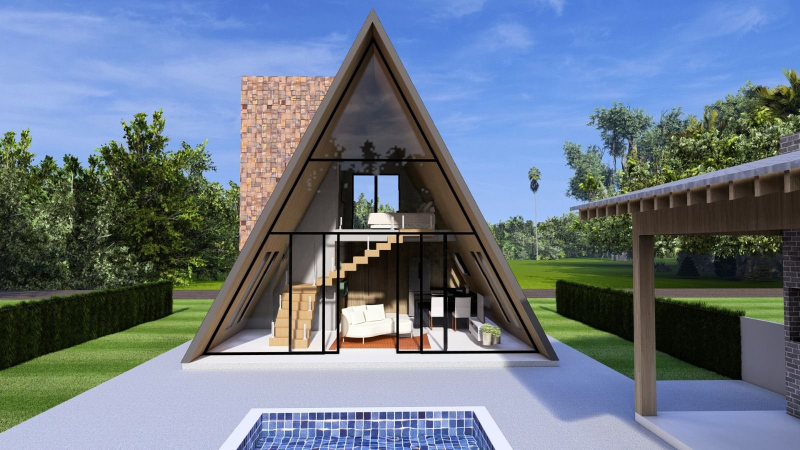
#> input picture site-build/render-analandia/base/analandia-1-frente.jpg, 1600 x 900 px, given in place of 08-fundacao-e-estrutura.jpg, which was not available (shown at 1/2 size)
$ python minas_cmp.py 1.0
#> lines starting #> are read from the running program, lines starting #| are printed output that depends on the picture
# Comparador da Casa Taquaraçu: estrutura x pronta. Nada é deformado: só recorte 16:9, escala uniforme e deslocamento.
import cv2, numpy as np, sys
S='/tmp/claude-0/-home-user-lgm-engenharia/49376ed1-2cbe-5161-a523-12fb37b2af57/scratchpad'
W,H=2000,1125
def crop169(p,cy):
#> called with cy = 0.52
    im=cv2.imread(p); h,w=im.shape[:2]; ch=int(w*9/16); y=int((h-ch)*cy); return cv2.resize(im[y:y+ch],(W,H),interpolation=cv2.INTER_AREA)
#> in crop169, im is the input picture: shape (900, 1600, 3); mean B, G, R 135.3, 119.9, 106.7
#> after `h, w = im.shape[:2]`: h = 900; w = 1600
#> after `ch = int(w * 9 / 16)`: ch = 900
#> after `y = int((h - ch) * cy)`: y = 0
A=crop169(S+'/assets/taquaracu/clean/08-fundacao-e-estrutura.jpg',.52)   # estrutura
B=crop169(S+'/assets/taquaracu/clean/01-capa-aerea.jpg',.62)             # pronta
#> call 2 of crop169, with cy = 0.62
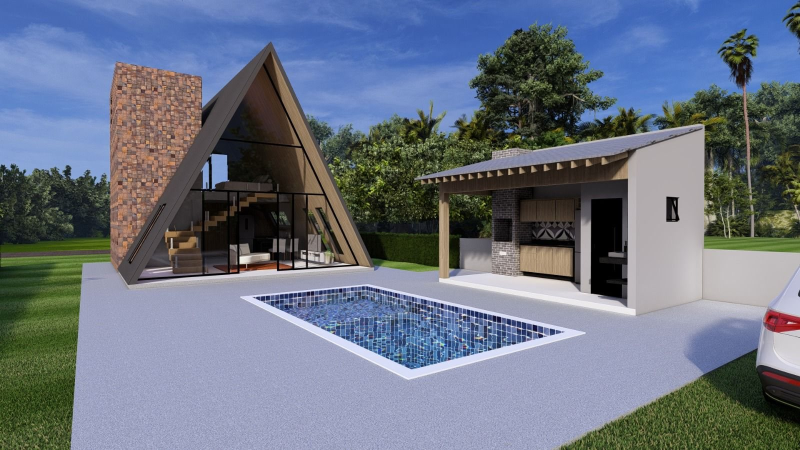
#> input picture site-build/render-analandia/base/analandia-2-piscina-e-churrasqueira.jpg, 1600 x 900 px, given in place of 01-capa-aerea.jpg, which was not available (shown at 1/2 size)
#> in crop169, im is the input picture: shape (900, 1600, 3); mean B, G, R 130.5, 114.8, 106
k=float(sys.argv[1]) if len(sys.argv)>1 else .68
ca=np.array([536/960*W,189/540*H]); cb=np.array([382/960*W,232/540*H])    # centro do telhado principal em cada imagem
a=cv2.resize(A,(int(W*k),int(H*k)),interpolation=cv2.INTER_AREA); off=(cb-ca*k).round().astype(int)
x0,y0=off; l,t=max(x0,0),max(y0,0); r,b=max(W-(x0+a.shape[1]),0),max(H-(y0+a.shape[0]),0)
#> after `r, b = (max(W - (x0 + a.shape[1]), 0), max(H - (y0 + a.shape[0]), 0))`: r = 321; b = 0
ext=cv2.copyMakeBorder(a,t,b,l,r,cv2.BORDER_REPLICATE)
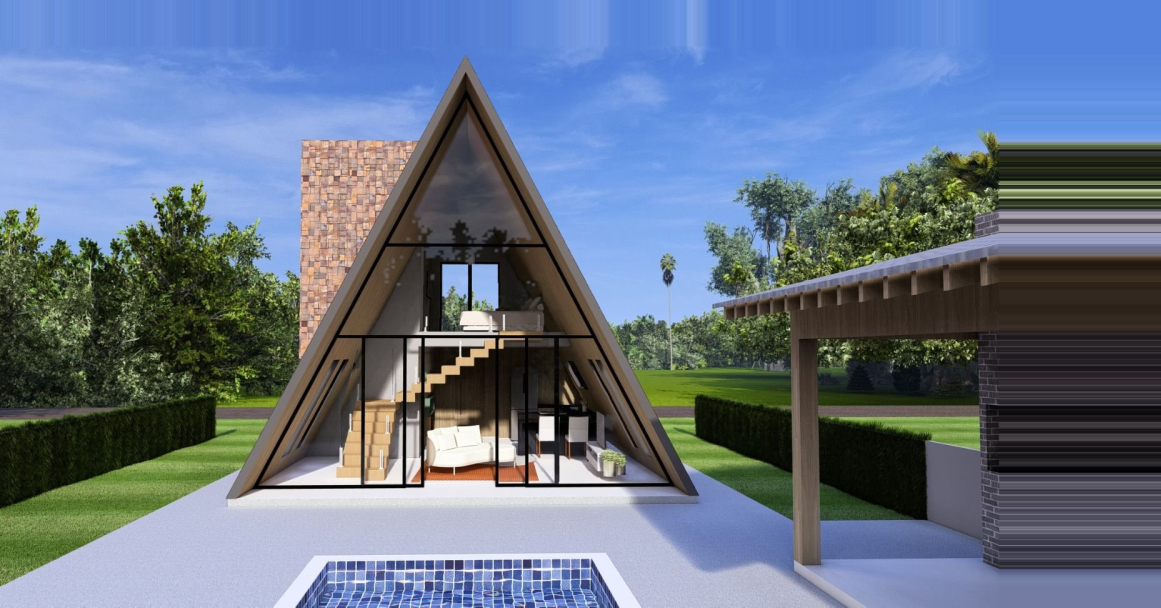
#> ext: shape (1215, 2321, 3) (shown at 1/2 size); mean of channels 0, 1, 2 136.6, 115.8, 101.1; drawn as B, G, R
sx,sy=max(-x0,0),max(-y0,0); ext=ext[sy:sy+H,sx:sx+W]
#> after `ext = ext[sy:sy + H, sx:sx + W]`:
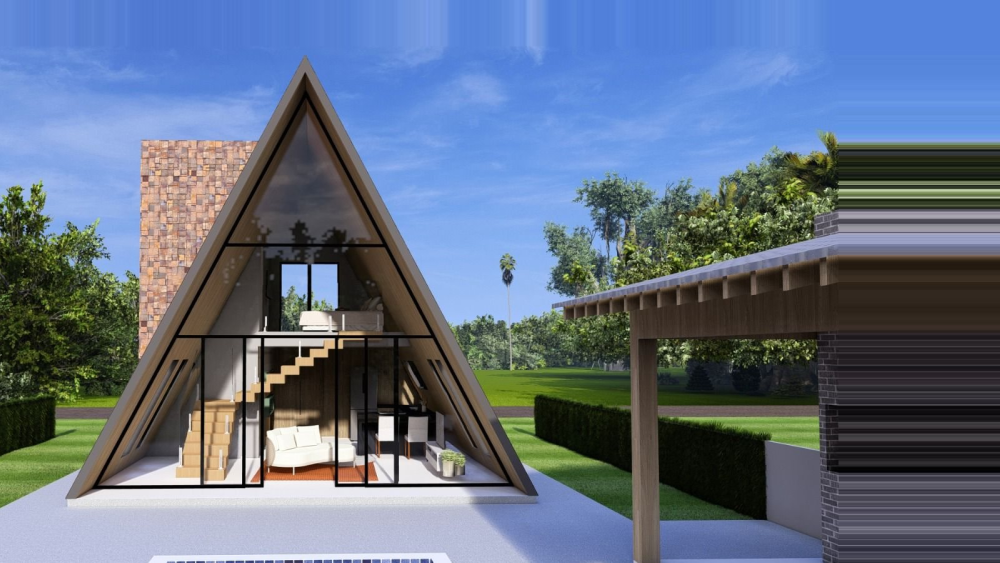
#> ext: shape (1125, 2000, 3) (shown at 1/2 size); mean of channels 0, 1, 2 133.4, 112, 98; drawn as B, G, R
# suaviza só a área estendida, para não aparecerem faixas
m=np.zeros((H,W),np.float32); m[t:t+a.shape[0]-sy, l:l+a.shape[1]-sx]=1; m=cv2.GaussianBlur(m,(0,0),18)[...,None]
blur=cv2.GaussianBlur(ext,(0,0),40); est=(ext*m+blur*(1-m)).astype(np.uint8)
#> after `blur = cv2.GaussianBlur(ext, (0, 0), 40)`:
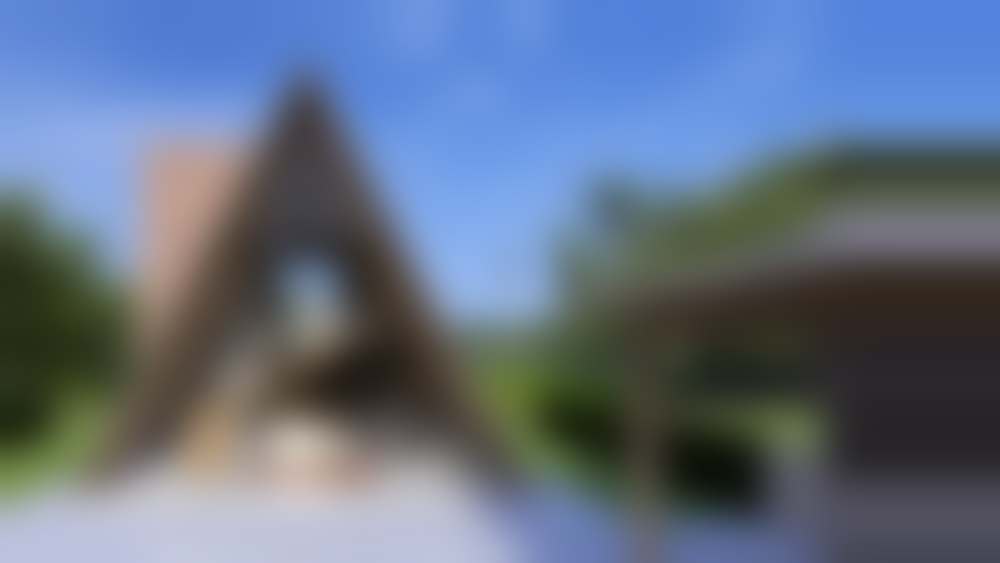
#> blur: shape (1125, 2000, 3) (shown at 1/2 size); mean of channels 0, 1, 2 133.4, 112.1, 98; drawn as B, G, R
#> after `est = (ext * m + blur * (1 - m)).astype(np.uint8)`:
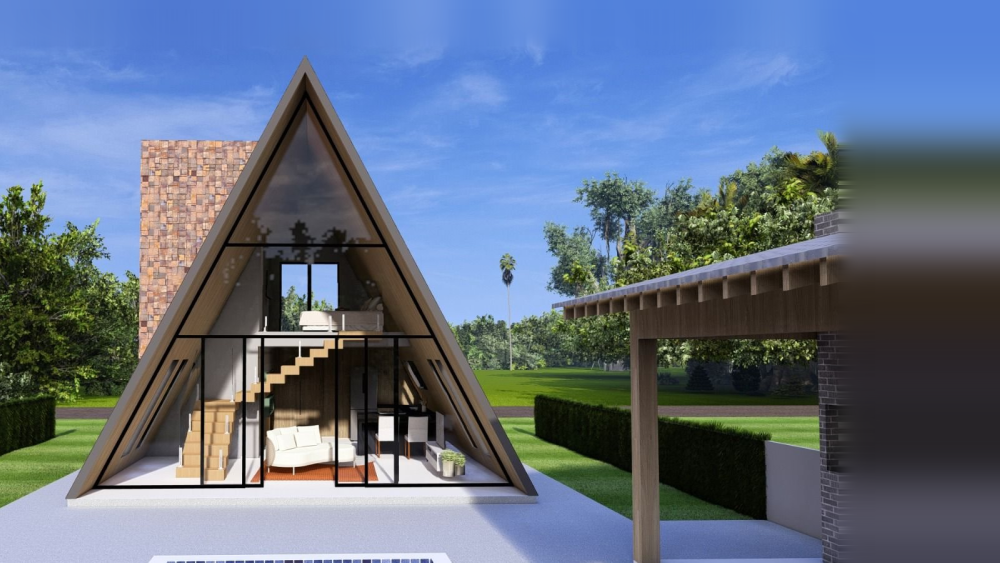
#> est: shape (1125, 2000, 3) (shown at 1/2 size); mean of channels 0, 1, 2 133.3, 112, 97.9; drawn as B, G, R
cv2.imwrite(S+'/work/minas-estrutura.png',est); cv2.imwrite(S+'/work/minas-pronta.png',B)
half=B.copy(); half[:, :W//2]=est[:, :W//2]; cv2.line(half,(W//2,0),(W//2,H),(255,255,255),2)
#> after `cv2.line(half, (W // 2, 0), (W // 2, H), (255, 255, 255), 2)`:
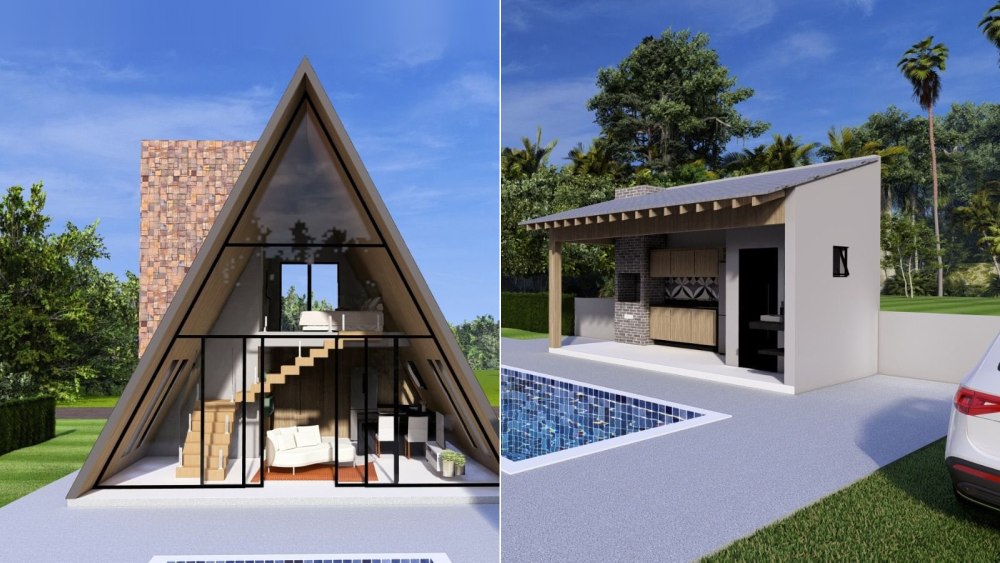
#> half: shape (1125, 2000, 3) (shown at 1/2 size); mean of channels 0, 1, 2 137.2, 120.3, 110.3; drawn as B, G, R
cv2.imwrite(S+'/work/minas-half.jpg',cv2.resize(np.hstack([est,half]),(2000,563)),[cv2.IMWRITE_JPEG_QUALITY,82])
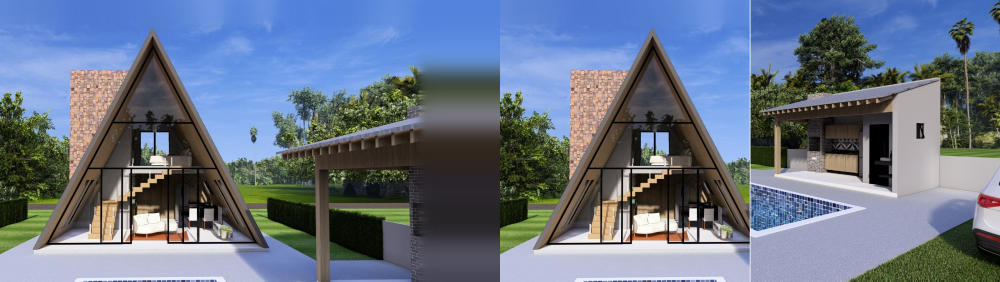
#> saved as minas-half.jpg: shape (563, 2000, 3) (shown at 1/2 size); mean B, G, R 135.2, 116.1, 104
print('k',k,'off',off)
